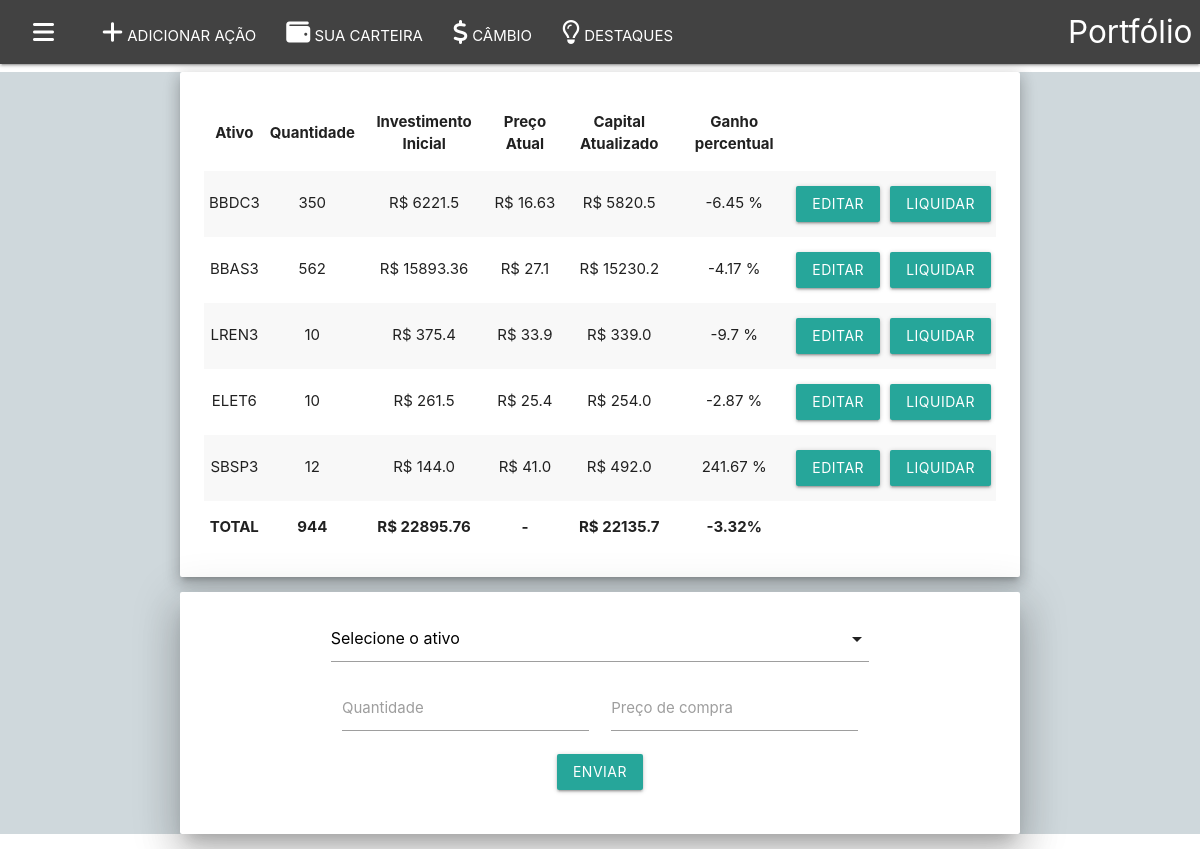
The app's page /wallet/, older data.
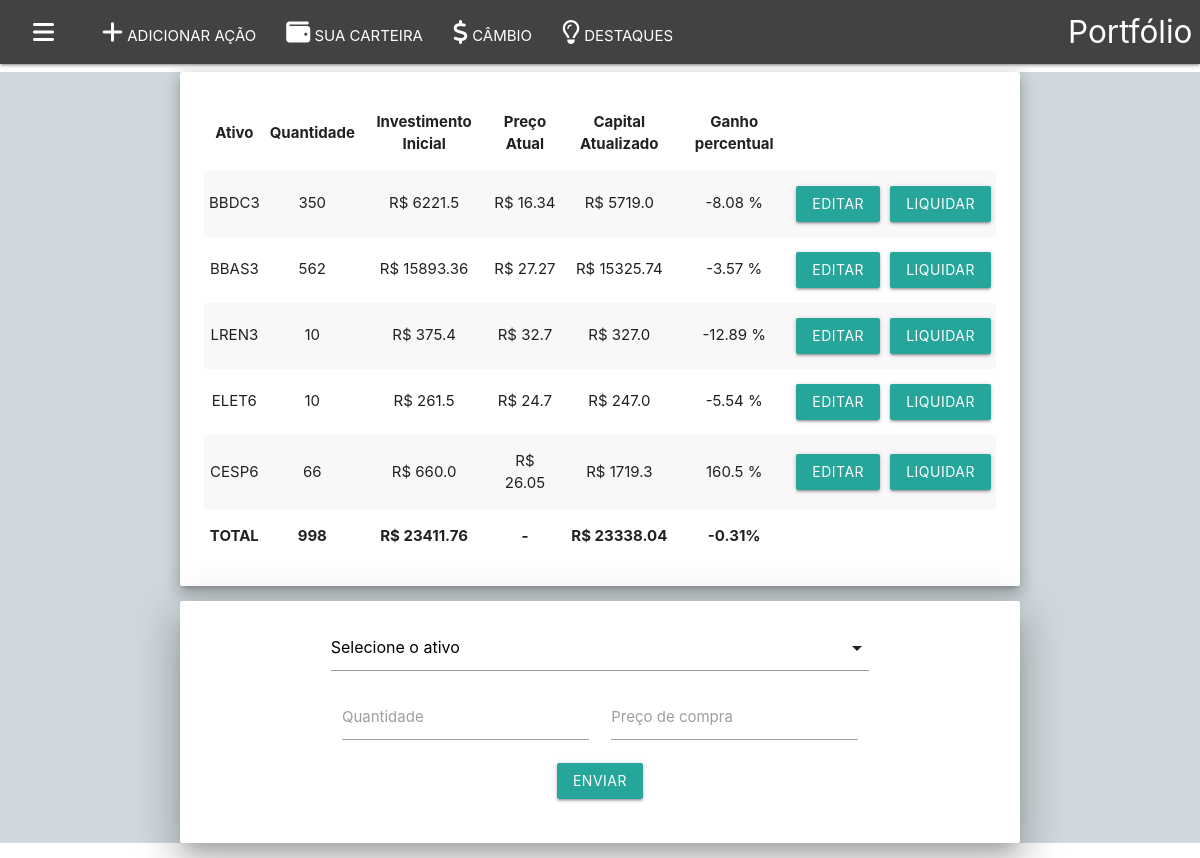
The same page, newer data.
### accounts/models.py (models this page shows, shortened)
class Wallet(models.Model):
    stock = models.OneToOneField(Stock, unique=True, on_delete=models.CASCADE)
    investment = models.FloatField()
    money_amount = models.FloatField()
    stock_amount = models.IntegerField()
    buy_price = models.FloatField()

class Stock(models.Model):
    symbol = models.CharField(max_length = 100, unique=True)
    price = models.FloatField()
    updated = models.DateTimeField(auto_now_add=True)
    change_percent = models.FloatField(default=0.0)
    favorite = models.BooleanField(default=False);

### accounts/views.py (the view)
# urls.py: path('wallet/', views.WalletView.as_view(), name='walletpage'),
class WalletView(View):
    model = Wallet
    template_name = 'accounts/wallet.html'
    def get(self, request, *args, **kwargs):
        stocks = Stock.objects.all()
        wallet = Wallet.objects.all()
        updateWallet()
        context = {
            'stocks': stocks,
            'wallet': wallet,
        }
        return render(request, 'accounts/wallet.html', context)

### accounts/templatetags/tempfiltertags.py (called while the page is built)
@register.filter
def changePercent(value, arg):
    try:
        ans = round(((float(value)/float(arg))-1)*100,2)
        return round(ans,2)
    except (ZeroDivisionError, ValueError):
        return None

### accounts/utilities.py (called while the page is built)
def updateWallet():
    wallet = Wallet.objects.all()
    for item in wallet:
        obj = Wallet.objects.filter(pk=item.pk)
        money_amount = round(obj[0].stock.price * obj[0].stock_amount, 2)
        obj.update(money_amount=money_amount)
    return True

### accounts/templates/accounts/wallet.html (shortened to what this page needs)
{% extends './home.html' %}
{% load static %}
{% load tempfiltertags %}
{% block content %}
<div class="container">
	<div class="card-panel z-depth-3">
		<div class="card-content">
			<table id="walletTable" class="striped centered">
				<thead>
					<tr>
						<th>Ativo</th>
						<th>Quantidade</th>
						<th>Investimento Inicial</th>
						<th>Preço Atual</th>
						<th>Capital Atualizado</th>
						<th>Ganho percentual</th>
					</tr>
				</thead>
				<tbody>
					{% if wallet %}
					{% for item in wallet %}
					<tr id="wallet-{{item.pk}}">
						<td class="stock-symbol">{{item.stock.symbol}}</td>
						<td class="stock-amount">{{item.stock_amount}}</td>
						<td class="stock-investment">R$ {{item.investment}}</td>
						<td class="stock-price">R$ {{item.stock.price}}</td>
						<td class="stock-money-amount">R$ {{item.money_amount}}</td>
						<td class="stock-change-percent">{{item.money_amount|changePercent:item.investment }} %</td>
						<td><button onClick="editWallet('{{item.stock.symbol}}')" class="waves-effect waves-light btn modal-trigger" href="#modal1">EDITAR</button></td>
						<td><button onClick="deleteWallet({{item.pk}})" class="waves-effect waves-light btn">LIQUIDAR</button></td>
					</tr>
					{% endfor %}
					{% endif %}
				</tbody>
			</table>
		</div>
	</div>
</div>
<div class="container">
	<div class="card-panel z-depth-5">
		<div class="card-content">
			<div class="row">
				<form id="createWallet" action="" method="" autocomplete="off">
					<div class="col s12">
						<div class="container">
							<div class="input-field col s6">
								<input name="stock_amount" id="stock_amount" type="number" class="validate">
								<label for="stock_amount">Quantidade</label>
							</div>
							<div class="input-field col s6">
								<input name="buy_price" id="buy_price" type="number" step="0.01" class="validate">
								<label for="buy_price">Preço de compra</label>
							</div>
							<div class="center">
								<button class="center btn" type="submit">Enviar</button>
							</div>
						</form>
					</div>
				</div>
			</div>
		</div>
	</div>
{% endblock content%}

Row changes from the older to the newer data that the page shows:
removed Wallet: stock.symbol "SBSP3", stock_amount "12", investment "144.0", stock.price "41.0", money_amount "492.0", money_amount|changePercent "241.67"
changed Wallet "BBDC3": stock.price "16.63" → "16.34"; money_amount "5820.5" → "5719.0"; money_amount|changePercent "-6.45" → "-8.08"
changed Wallet "BBAS3": stock.price "27.1" → "27.27"; money_amount "15230.2" → "15325.74"; money_amount|changePercent "-4.17" → "-3.57"
changed Wallet "LREN3": stock.price "33.9" → "32.7"; money_amount "339.0" → "327.0"; money_amount|changePercent "-9.7" → "-12.89"
changed Wallet "ELET6": stock.price "25.4" → "24.7"; money_amount "254.0" → "247.0"; money_amount|changePercent "-2.87" → "-5.54"
added Wallet: stock.symbol "CESP6", stock_amount "66", investment "660.0", stock.price "26.05", money_amount "1719.3", money_amount|changePercent "160.5"
Text that changed along with them:
text written by a page script: "TOTAL 944 R$ 22895.76 - R$ 22135.7 -3.32%" → "TOTAL 998 R$ 23411.76 - R$ 23338.04 -0.31%"
